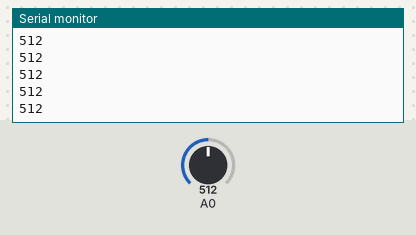
This sketch was run on a simulated Arduino Uno, built with avr-gcc and run on an emulated ATmega328P. Shown: the last lines printed to the serial monitor. The inputs (shaded band) are chosen by the test bench; at power-on: A0 = 512.

Above: at 1.2 s.
1.3 s: A0 set to 716
At 2.0 s:
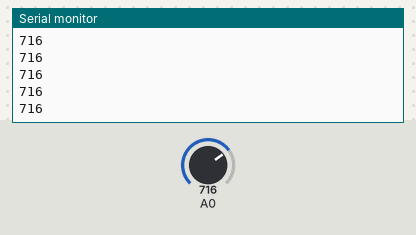
2.8 s: A0 set to 900
At 3.5 s:
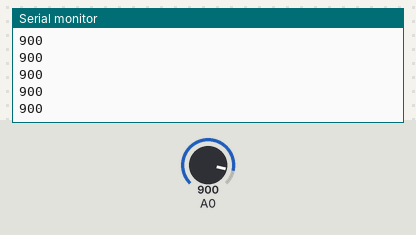
Timing chart, 0 to 5.8 s (numbered marks = the images above; inputs shaded):
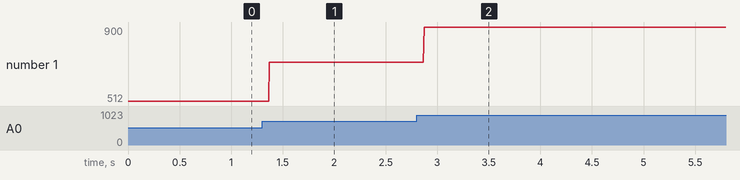

The sketch:

2_06_analog_input.ino
```cpp
/**********************************************************************
 * Analog input
 * https://github.com/spiff42/arduino-workshop
 * Coding Pirates Workshop, Lyngby - Microsoft, Oktober/November 2022
 * Mikkel Holm Olsen
 **********************************************************************/
void setup() {
  Serial.begin(9600);
}

int sensorValue;

void loop() {
  sensorValue = analogRead(A0);
  Serial.println(sensorValue);
}
```

Measured:
- after the input at 1.3 s, the serial monitor: prints a new line after 0.07 s (image 1)
- after the input at 2.8 s, the serial monitor: prints a new line after 0.07 s (image 2)
- plotted number 1: 512 → 716 after the input at 1.3 s, 716 → 900 after the input at 2.8 s
